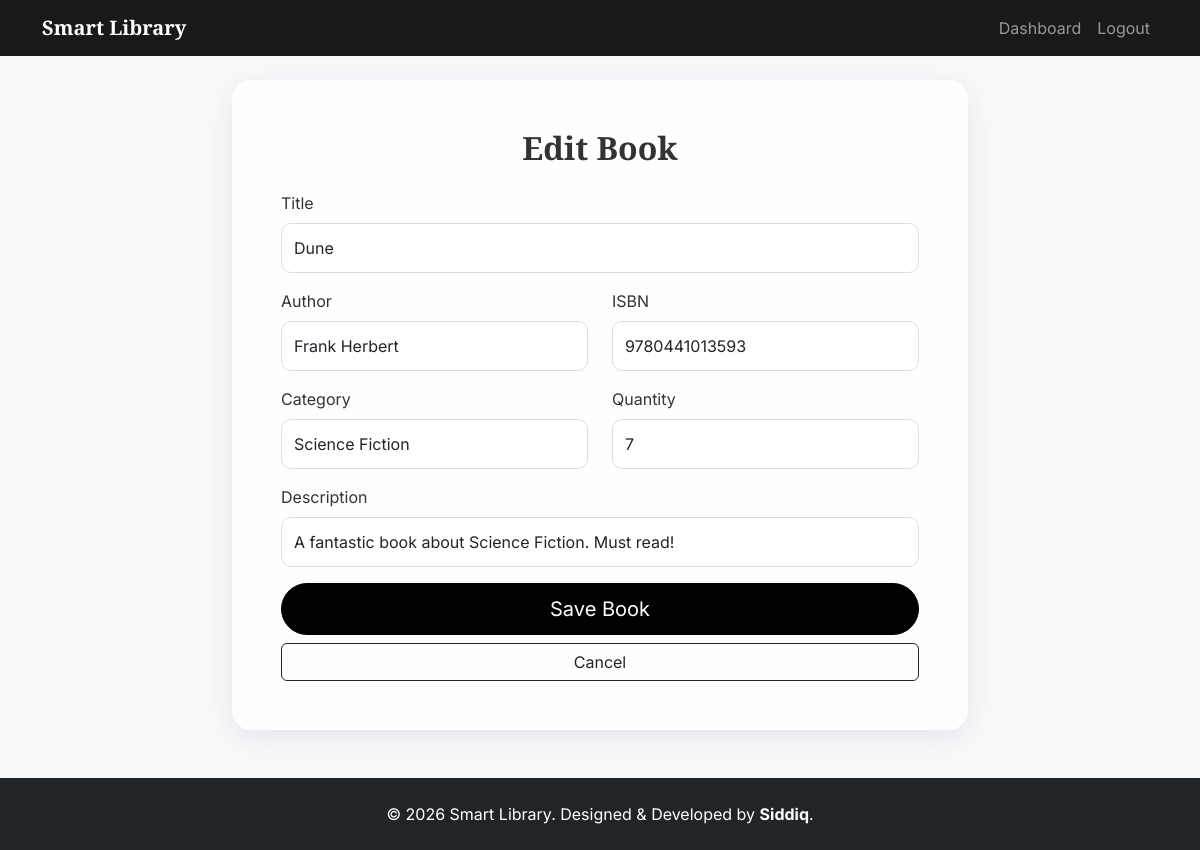
The app's page /librarian/books/edit/2 (signed in) with its own data.
### app/models.py (models this page shows, shortened)
class Book(db.Model):
    id = db.Column(db.Integer, primary_key=True)
    title = db.Column(db.String(200), index=True, nullable=False)
    author = db.Column(db.String(100), index=True, nullable=False)
    isbn = db.Column(db.String(20), unique=True, index=True)
    category = db.Column(db.String(50), index=True)
    language = db.Column(db.String(30))
    publication_year = db.Column(db.Integer)
    publisher = db.Column(db.String(100))
    description = db.Column(db.Text)
    cover_image = db.Column(db.String(200)) # Path to image
    quantity = db.Column(db.Integer, default=1)
    available_count = db.Column(db.Integer, default=1)
    price = db.Column(db.Float, default=0.0) # Purchasing price or Borrow fee
    pages = db.Column(db.Integer)
    average_rating = db.Column(db.Float, default=0.0)
    rating_count = db.Column(db.Integer, default=0)
    seller_id = db.Column(db.Integer, db.ForeignKey('user.id'), nullable=True) # Null if library owned
    created_at = db.Column(db.DateTime, default=datetime.utcnow)
    transactions = db.relationship('Transaction', backref='book', lazy='dynamic')
    reservations = db.relationship('Reservation', backref='book', lazy='dynamic')
    reviews = db.relationship('Review', backref='book', lazy='dynamic')

### app/blueprints/librarian.py (the view, shortened to what this page needs)
@librarian_bp.route('/books/edit/<int:book_id>', methods=['GET', 'POST'])
@login_required
@librarian_required
def edit_book(book_id):
    book = Book.query.get_or_404(book_id)
    form = BookForm(obj=book)
    return render_template('librarian/add_book.html', form=form, title="Edit Book")

### app/forms.py
class BookForm(FlaskForm):
    title = StringField('Title', validators=[DataRequired()])
    author = StringField('Author', validators=[DataRequired()])
    isbn = StringField('ISBN', validators=[DataRequired(), Length(min=10, max=13)])
    category = StringField('Category', validators=[DataRequired()])
    quantity = StringField('Quantity', validators=[DataRequired()])
    description = StringField('Description')
    submit = SubmitField('Save Book')

### app/models.py (called while the page is built)
@login_manager.user_loader
def load_user(user_id):
    return User.query.get(int(user_id))

### app/templates/librarian/add_book.html (shortened to what this page needs)
{% extends "base.html" %}
{% block content %}
<div class="row justify-content-center">
    <div class="col-md-8">
        <div class="glass-card p-5">
            <h2 class="text-center mb-4 font-playfair">{{ title }}</h2>
            <form method="POST">
                <div class="mb-3">
                    {{ form.title.label(class="form-label") }}
                    {{ form.title(class="form-control") }}
                </div>
                <div class="row">
                    <div class="col-md-6 mb-3">
                        {{ form.author.label(class="form-label") }}
                        {{ form.author(class="form-control") }}
                    </div>
                    <div class="col-md-6 mb-3">
                        {{ form.isbn.label(class="form-label") }}
                        {{ form.isbn(class="form-control") }}
                    </div>
                </div>
                <div class="row">
                    <div class="col-md-6 mb-3">
                        {{ form.category.label(class="form-label") }}
                        {{ form.category(class="form-control") }}
                    </div>
                    <div class="col-md-6 mb-3">
                        {{ form.quantity.label(class="form-label") }}
                        {{ form.quantity(class="form-control", type="number") }}
                    </div>
                </div>
                <div class="mb-3">
                    {{ form.description.label(class="form-label") }}
                    {{ form.description(class="form-control", rows=3) }}
                </div>
                <div class="d-grid gap-2">
                    {{ form.submit(class="btn btn-dark btn-lg") }}
                    <a href="{{ url_for('librarian.manage_books') }}" class="btn btn-outline-dark">Cancel</a>
                </div>
            </form>
        </div>
    </div>
</div>
{% endblock %}

### app/static/css/style.css (style rules this page uses)
:root { --font-heading: 'Playfair Display', serif; --font-body: 'Inter', sans-serif; --color-primary: #000000; --color-accent: #C41E3A; --color-bg: #FAFAFA; --glass-bg: rgba(255, 255, 255, 0.7); --glass-border: rgba(255, 255, 255, 0.5); --glass-shadow: 0 8px 32px 0 rgba(31, 38, 135, 0.1); }
body { font-family: var(--font-body); background-color: var(--color-bg); color: #333; min-height: 100vh; }
h1, h2, h3, h4, h5, h6, .font-playfair { font-family: var(--font-heading); font-weight: 700; }
.glass-card { background: var(--glass-bg); backdrop-filter: blur(10px); -webkit-backdrop-filter: blur(10px); border-radius: 20px; border: 1px solid var(--glass-border); box-shadow: var(--glass-shadow); }
.btn-dark { background-color: var(--color-primary); border-color: var(--color-primary); border-radius: 50px; padding: 10px 25px; transition: all 0.3s ease; }
.form-control { background: rgba(255, 255, 255, 0.8); border: 1px solid #ddd; border-radius: 10px; padding: 12px; }

### records on screen
Book: title "Dune", author "Frank Herbert", isbn "9780441013593", category "Science Fiction", quantity "7", description "A fantastic book about Science Fiction. Must read!"

### other values on screen
{{ title }} "Edit Book"
